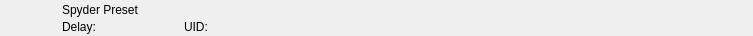
<?xml version="1.0" encoding="UTF-8"?>
<ui version="4.0">
 <class>RundownSpyderPresetWidget</class>
 <widget class="QWidget" name="RundownSpyderPresetWidget">
  <property name="geometry">
   <rect>
    <x>0</x>
    <y>0</y>
    <width>753</width>
    <height>36</height>
   </rect>
  </property>
  <layout class="QHBoxLayout" name="horizontalLayout">
   <property name="spacing">
    <number>0</number>
   </property>
   <property name="leftMargin">
    <number>0</number>
   </property>
   <property name="topMargin">
    <number>0</number>
   </property>
   <property name="rightMargin">
    <number>0</number>
   </property>
   <property name="bottomMargin">
    <number>0</number>
   </property>
   <item>
    <widget class="QFrame" name="frameItem">
     <property name="sizePolicy">
      <sizepolicy hsizetype="Preferred" vsizetype="Fixed">
       <horstretch>0</horstretch>
       <verstretch>0</verstretch>
      </sizepolicy>
     </property>
     <property name="minimumSize">
      <size>
       <width>0</width>
       <height>36</height>
      </size>
     </property>
     <widget class="QLabel" name="labelIcon">
      <property name="geometry">
       <rect>
        <x>22</x>
        <y>2</y>
        <width>32</width>
        <height>32</height>
       </rect>
      </property>
      <property name="text">
       <string/>
      </property>
      <property name="pixmap">
       <pixmap resource="../../Widgets.qrc">:/Graphics/Images/Spyder/SpyderPreset.png</pixmap>
      </property>
      <property name="scaledContents">
       <bool>true</bool>
      </property>
     </widget>
     <widget class="QLabel" name="labelLabel">
      <property name="geometry">
       <rect>
        <x>62</x>
        <y>2</y>
        <width>561</width>
        <height>16</height>
       </rect>
      </property>
      <property name="text">
       <string>Spyder Preset</string>
      </property>
     </widget>
     <widget class="QLabel" name="labelColor">
      <property name="geometry">
       <rect>
        <x>0</x>
        <y>0</y>
        <width>18</width>
        <height>36</height>
       </rect>
      </property>
      <property name="text">
       <string/>
      </property>
     </widget>
     <widget class="QLabel" name="labelGroupColor">
      <property name="geometry">
       <rect>
        <x>0</x>
        <y>0</y>
        <width>6</width>
        <height>36</height>
       </rect>
      </property>
      <property name="text">
       <string/>
      </property>
     </widget>
     <widget class="QLabel" name="labelDelay">
      <property name="geometry">
       <rect>
        <x>62</x>
        <y>19</y>
        <width>83</width>
        <height>16</height>
       </rect>
      </property>
      <property name="text">
       <string>Delay:</string>
      </property>
     </widget>
     <widget class="QLabel" name="labelRemoteTriggerId">
      <property name="geometry">
       <rect>
        <x>184</x>
        <y>19</y>
        <width>111</width>
        <height>16</height>
       </rect>
      </property>
      <property name="text">
       <string>UID:</string>
      </property>
     </widget>
    </widget>
   </item>
   <item>
    <widget class="QFrame" name="frameStatus">
     <property name="minimumSize">
      <size>
       <width>77</width>
       <height>0</height>
      </size>
     </property>
     <property name="maximumSize">
      <size>
       <width>77</width>
       <height>16777215</height>
      </size>
     </property>
     <widget class="QLabel" name="labelGpiConnected">
      <property name="geometry">
       <rect>
        <x>1</x>
        <y>2</y>
        <width>32</width>
        <height>32</height>
       </rect>
      </property>
      <property name="minimumSize">
       <size>
        <width>32</width>
        <height>32</height>
       </size>
      </property>
      <property name="maximumSize">
       <size>
        <width>32</width>
        <height>32</height>
       </size>
      </property>
      <property name="lineWidth">
       <number>0</number>
      </property>
      <property name="text">
       <string/>
      </property>
      <property name="pixmap">
       <pixmap resource="../../Widgets.qrc">:/Graphics/Images/GpiConnected.png</pixmap>
      </property>
      <property name="scaledContents">
       <bool>true</bool>
      </property>
     </widget>
     <widget class="QLabel" name="labelDisconnected">
      <property name="geometry">
       <rect>
        <x>32</x>
        <y>2</y>
        <width>32</width>
        <height>32</height>
       </rect>
      </property>
      <property name="minimumSize">
       <size>
        <width>32</width>
        <height>32</height>
       </size>
      </property>
      <property name="maximumSize">
       <size>
        <width>32</width>
        <height>32</height>
       </size>
      </property>
      <property name="text">
       <string/>
      </property>
      <property name="pixmap">
       <pixmap resource="../../Widgets.qrc">:/Graphics/Images/Disconnected.png</pixmap>
      </property>
      <property name="scaledContents">
       <bool>true</bool>
      </property>
     </widget>
     <widget class="QLabel" name="labelActiveColor">
      <property name="geometry">
       <rect>
        <x>69</x>
        <y>0</y>
        <width>8</width>
        <height>36</height>
       </rect>
      </property>
      <property name="minimumSize">
       <size>
        <width>8</width>
        <height>36</height>
       </size>
      </property>
      <property name="maximumSize">
       <size>
        <width>8</width>
        <height>36</height>
       </size>
      </property>
      <property name="text">
       <string/>
      </property>
     </widget>
    </widget>
   </item>
  </layout>
 </widget>
 <resources>
  <include location="../../Widgets.qrc"/>
 </resources>
 <connections/>
 <slots>
  <slot>addToCombo()</slot>
 </slots>
</ui>
